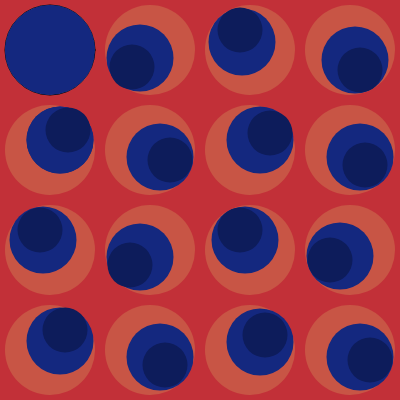
Frame 1 (no input)
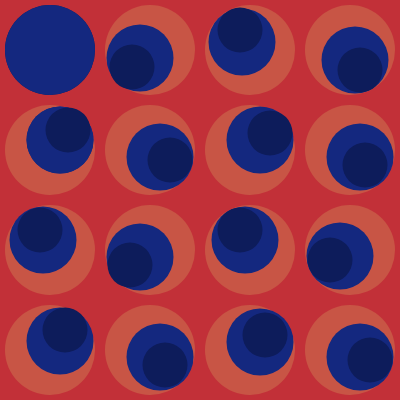
Frame 60 (no input)
Frame 120 (the mouse pressed at the canvas centre since frame 60): identical to frame 60, image omitted

The p5.js sketch that drew these frames (run headless with seeded random() and noise() and a simulated clock; from frame 60 on, the mouse is pressed at the canvas centre):

// p5.js sketch
// ── sketch.js
function setup() {
  createCanvas(400, 400);
}

function draw() {
  background(100);
  background(194, 48, 56);
  circle(50, 50, 90);
  noStroke();
  fill(200, 85, 69);
    circle(150, 50, 90);
  noStroke();
  fill(200, 85, 69);
      circle(250, 50, 90);
  noStroke();
  fill(200, 85, 69);
        circle(350, 50, 90);
  noStroke();
  fill(200, 85, 69);
  circle(350, 150, 90);
  noStroke();
  fill(200, 85, 69);
  circle(350, 250, 90);
  noStroke();
  fill(200, 85, 69);
  circle(350, 350, 90);
  noStroke();
  fill(200, 85, 69);
  circle(250, 350, 90);
  noStroke();
  fill(200, 85, 69);
    fill(200, 85, 69);
  circle(150, 350, 90);
  noStroke();
  fill(200, 85, 69);
  circle(50, 350, 90);
  noStroke();
  fill(200, 85, 69);
  circle(50, 150, 90);
  noStroke();
  fill(200, 85, 69);
    circle(50, 250, 90);
  noStroke();
  fill(200, 85, 69);
      circle(150, 250, 90);
  noStroke();
  fill(200, 85, 69);
        circle(250, 250, 90);
  noStroke();
  fill(200, 85, 69);
          circle(250, 150, 90);
  noStroke();
  fill(200, 85, 69);
  circle(150, 150, 90);
  
  noStroke();
  fill(20, 40, 127);
  circle(140, 58, 67,5);
  circle(160, 157, 67,5);
  circle(140, 257, 67,5);
  circle(160, 357, 67,5);
  circle(260, 342, 67,5);
  circle(360, 357, 67,5);
  circle(60, 341, 67,5);
  circle(60, 140, 67,5);
  circle(60, 140, 67,5);
  circle(43, 240, 67,5);
  circle(245, 240, 67,5);
  circle(340, 256, 67,5);
  circle(360, 157, 67,5);
  circle(260, 140, 67,5);
  circle(242, 42, 67,5);
  circle(355, 60, 67,5);
  
 circle(50, 50, 90);
 fill(200, 85, 69);
   noStroke();
  fill(13, 28, 91);
  circle(132, 67, 45);
  circle(240, 30, 45);
  circle(360, 70, 45);
  circle(68, 130, 45);
  circle(170, 160, 45);
  circle(270, 133, 45);
  circle(365, 165, 45);
  circle(330, 260, 45);
  circle(240, 230, 45);
  circle(130, 265, 45);
  circle(40, 230, 45);
  circle(65, 330, 45);
  circle(165, 365, 45);
  circle(265, 335, 45);
    circle(370, 360, 45);

  {

  } 
}
